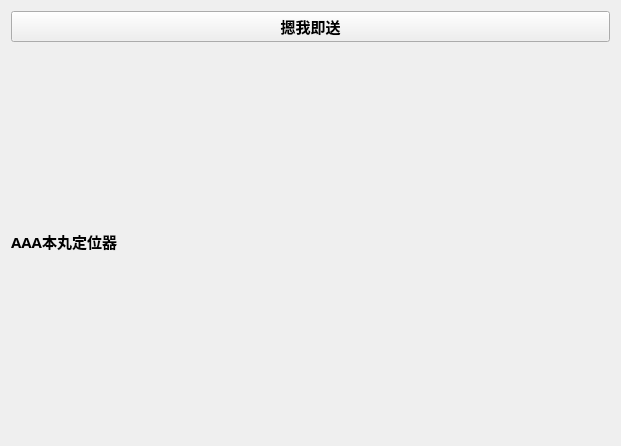
<?xml version="1.0" encoding="UTF-8"?>
<ui version="4.0">
 <class>Client</class>
 <widget class="QWidget" name="Client">
  <property name="geometry">
   <rect>
    <x>0</x>
    <y>0</y>
    <width>621</width>
    <height>446</height>
   </rect>
  </property>
  <property name="font">
   <font>
    <family>Agency FB</family>
    <pointsize>11</pointsize>
    <weight>75</weight>
    <bold>true</bold>
   </font>
  </property>
  <property name="windowTitle">
   <string>Client</string>
  </property>
  <layout class="QVBoxLayout" name="verticalLayout">
   <item>
    <widget class="QPushButton" name="pushButton">
     <property name="text">
      <string>摁我即送</string>
     </property>
    </widget>
   </item>
   <item>
    <widget class="QLabel" name="label">
     <property name="text">
      <string>AAA本丸定位器</string>
     </property>
    </widget>
   </item>
  </layout>
 </widget>
 <resources/>
 <connections/>
</ui>
